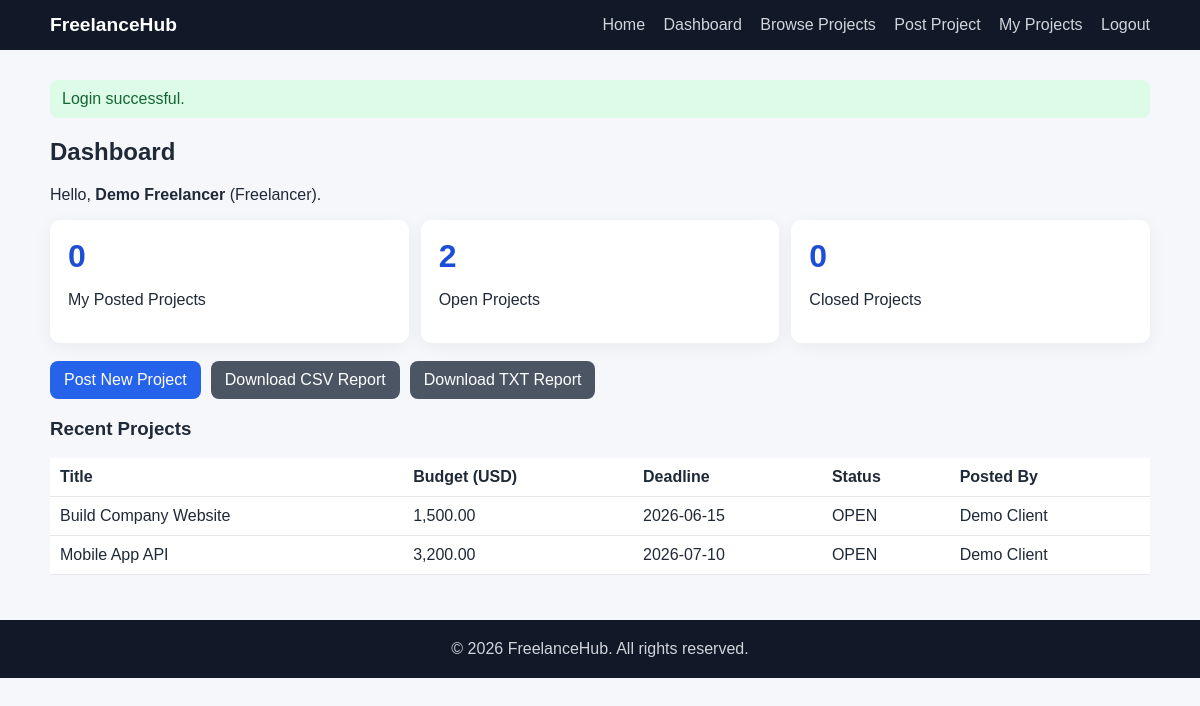
The app's page /dashboard.php (signed in) with its own data.
### tables this page shows
CREATE TABLE users (
    id INT UNSIGNED AUTO_INCREMENT PRIMARY KEY,
    full_name VARCHAR(120) NOT NULL,
    email VARCHAR(160) NOT NULL UNIQUE,
    password_hash VARCHAR(255) NOT NULL,
    role ENUM('freelancer', 'client') NOT NULL DEFAULT 'freelancer',
    created_at TIMESTAMP DEFAULT CURRENT_TIMESTAMP
);

CREATE TABLE projects (
    id INT UNSIGNED AUTO_INCREMENT PRIMARY KEY,
    title VARCHAR(180) NOT NULL,
    description TEXT NOT NULL,
    budget DECIMAL(12,2) NOT NULL,
    deadline DATE NOT NULL,
    skills_required VARCHAR(255) DEFAULT NULL,
    status ENUM('open', 'closed') NOT NULL DEFAULT 'open',
    posted_by INT UNSIGNED NOT NULL,
    created_at TIMESTAMP DEFAULT CURRENT_TIMESTAMP,
    CONSTRAINT fk_projects_user FOREIGN KEY (posted_by) REFERENCES users(id) ON DELETE CASCADE
);

### config/database.php (called while the page is built, shortened)
<?php
function getDbConnection(): PDO
{
    static $pdo = null;
    if ($pdo instanceof PDO) {
        return $pdo;
    }
    $dsn = 'mysql:host=' . DB_HOST . ';dbname=' . DB_NAME . ';charset=utf8mb4';
    $pdo = new PDO($dsn, DB_USER, DB_PASS, [
        PDO::ATTR_ERRMODE => PDO::ERRMODE_EXCEPTION,
        PDO::ATTR_DEFAULT_FETCH_MODE => PDO::FETCH_ASSOC,
    ]);
    return $pdo;
}

### includes/auth.php (called while the page is built, shortened)
<?php
require_once __DIR__ . '/../config/database.php';
function h(?string $value): string
{
    return htmlspecialchars((string)$value, ENT_QUOTES, 'UTF-8');
}
function currentUser(): ?array
{
    static $user = null;
    if ($user !== null) {
        return $user;
    }
    $stmt = getDbConnection()->prepare('SELECT id, full_name, email, role, created_at FROM users WHERE id = :id LIMIT 1');
    $stmt->execute(['id' => $_SESSION['user_id']]);
    $user = $stmt->fetch() ?: null;
    return $user;
}
function isLoggedIn(): bool
{
    return currentUser() !== null;
}
function requireLogin(): void
{
    if (!isLoggedIn()) {
        header('Location: login.php');
        exit;
    }
}

### public/dashboard.php (the view, shortened to what this page needs)
<?php
require_once __DIR__ . '/../includes/auth.php';
requireLogin();
$user = currentUser();
$pdo = getDbConnection();
$myProjectsCountStmt = $pdo->prepare('SELECT COUNT(*) FROM projects WHERE posted_by = :posted_by');
$myProjectsCountStmt->execute(['posted_by' => $user['id']]);
$myProjectsCount = (int)$myProjectsCountStmt->fetchColumn();
$openProjectsCount = (int)$pdo->query("SELECT COUNT(*) FROM projects WHERE status = 'open'")->fetchColumn();
$closedProjectsCount = (int)$pdo->query("SELECT COUNT(*) FROM projects WHERE status = 'closed'")->fetchColumn();
$recentStmt = $pdo->prepare('SELECT p.id, p.title, p.budget, p.deadline, p.status, u.full_name AS owner_name
    FROM projects p
    JOIN users u ON u.id = p.posted_by
    ORDER BY p.created_at DESC
    LIMIT 8');
$recentStmt->execute();
$recentProjects = $recentStmt->fetchAll();
require_once __DIR__ . '/../includes/header.php';
?>
<h2>Dashboard</h2>
<p>Hello, <strong><?= h($user['full_name']) ?></strong> (<?= h(ucfirst($user['role'])) ?>).</p>
<section class="stats-grid">
    <article class="stat-card">
        <h3><?= $myProjectsCount ?></h3>
        <p>My Posted Projects</p>
    </article>
    <article class="stat-card">
        <h3><?= $openProjectsCount ?></h3>
        <p>Open Projects</p>
    </article>
    <article class="stat-card">
        <h3><?= $closedProjectsCount ?></h3>
        <p>Closed Projects</p>
    </article>
</section>
<div class="toolbar">
    <a class="btn" href="post_project.php">Post New Project</a>
    <a class="btn secondary" href="download_report.php?format=csv">Download CSV Report</a>
    <a class="btn secondary" href="download_report.php?format=txt">Download TXT Report</a>
</div>
<h3>Recent Projects</h3>
<div class="table-wrap">
    <table>
        <thead>
        <tr>
            <th>Title</th>
            <th>Budget (USD)</th>
            <th>Deadline</th>
            <th>Status</th>
            <th>Posted By</th>
        </tr>
        </thead>
        <tbody>
        <?php if (!$recentProjects): ?>
            <tr><td colspan="5">No projects found.</td></tr>
        <?php else: ?>
            <?php foreach ($recentProjects as $project): ?>
                <tr>
                    <td><?= h($project['title']) ?></td>
                    <td><?= number_format((float)$project['budget'], 2) ?></td>
                    <td><?= h($project['deadline']) ?></td>
                    <td><?= h(strtoupper($project['status'])) ?></td>
                    <td><?= h($project['owner_name']) ?></td>
                </tr>
            <?php endforeach; ?>
        <?php endif; ?>
        </tbody>
    </table>
</div>
<?php require_once __DIR__ . '/../includes/footer.php'; ?>

### assets/css/style.css (style rules this page uses)
* { box-sizing: border-box; }
body { margin: 0; font-family: Arial, Helvetica, sans-serif; background: #f6f7fb; color: #1f2937; }
.card, .form-card, .stat-card { background: #fff; border-radius: 10px; padding: 18px; box-shadow: 0 4px 18px rgba(0,0,0,0.05); }
.btn { display: inline-block; background: #2563eb; color: #fff; border: none; border-radius: 8px; padding: 10px 14px; text-decoration: none; cursor: pointer; }
.btn.secondary { background: #4b5563; }
.stats-grid { display: grid; grid-template-columns: repeat(3, minmax(180px, 1fr)); gap: 12px; margin: 14px 0 18px; }
.stat-card h3 { margin: 0; font-size: 2rem; color: #1d4ed8; }
.toolbar { display: flex; gap: 10px; flex-wrap: wrap; margin: 14px 0 16px; }
.table-wrap { overflow-x: auto; }
table { width: 100%; border-collapse: collapse; background: #fff; }
th, td { border-bottom: 1px solid #e5e7eb; text-align: left; padding: 10px; }

### records on screen
users: full_name "Demo Freelancer", role "Freelancer"
projects: title "Build Company Website", budget "1,500.00", deadline "2026-06-15", status "OPEN", posted_by.full_name "Demo Client"
projects: title "Mobile App API", budget "3,200.00", deadline "2026-07-10", status "OPEN", posted_by.full_name "Demo Client"

### other values on screen
$message "Login successful."
$myProjectsCount "0"
$openProjectsCount "2"
$closedProjectsCount "0"
